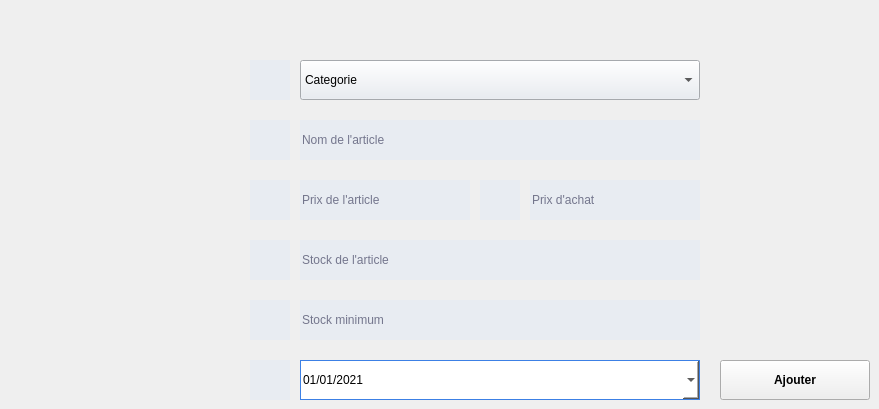
   <widget class="QWidget" name="tab_5">
    <attribute name="title">
     <string>Ajouter (sans code bar)</string>
    </attribute>
    <widget class="QLineEdit" name="newProdPrice">
     <property name="geometry">
      <rect>
       <x>300</x>
       <y>180</y>
       <width>170</width>
       <height>40</height>
      </rect>
     </property>
     <property name="font">
      <font>
       <family>Segoe UI</family>
       <weight>50</weight>
       <bold>false</bold>
      </font>
     </property>
     <property name="styleSheet">
      <string notr="true">background-color:#e8ecf2;color:#000028; border:0px solid #3c80e5 ;
border: 0px </string>
     </property>
     <property name="text">
      <string/>
     </property>
     <property name="placeholderText">
      <string>Prix de l'article</string>
     </property>
    </widget>
    <widget class="QLineEdit" name="newProdStock">
     <property name="geometry">
      <rect>
       <x>300</x>
       <y>240</y>
       <width>400</width>
       <height>40</height>
      </rect>
     </property>
     <property name="font">
      <font>
       <family>Segoe UI</family>
       <weight>50</weight>
       <bold>false</bold>
      </font>
     </property>
     <property name="styleSheet">
      <string notr="true">background-color:#e8ecf2;color:#000028; border:0px solid #3c80e5 ;
border: 0px </string>
     </property>
     <property name="text">
      <string/>
     </property>
     <property name="placeholderText">
      <string>Stock de l'article</string>
     </property>
    </widget>
    <widget class="QLineEdit" name="newProdName">
     <property name="geometry">
      <rect>
       <x>300</x>
       <y>120</y>
       <width>400</width>
       <height>40</height>
      </rect>
     </property>
     <property name="font">
      <font>
       <family>Segoe UI</family>
       <weight>50</weight>
       <bold>false</bold>
      </font>
     </property>
     <property name="styleSheet">
      <string notr="true">background-color:#e8ecf2;color:#000028; border:0px solid #3c80e5 ;
border: 0px </string>
     </property>
     <property name="text">
      <string/>
     </property>
     <property name="placeholderText">
      <string>Nom de l'article</string>
     </property>
    </widget>
    <widget class="QDateEdit" name="newProdDate">
     <property name="geometry">
      <rect>
       <x>300</x>
       <y>360</y>
       <width>400</width>
       <height>40</height>
      </rect>
     </property>
     <property name="font">
      <font>
       <family>Segoe UI</family>
       <weight>50</weight>
       <bold>false</bold>
      </font>
     </property>
     <property name="styleSheet">
      <string notr="true">background-color:white; border:1px solid #3c80e5 ;</string>
     </property>
     <property name="minimumDateTime">
      <datetime>
       <hour>0</hour>
       <minute>0</minute>
       <second>0</second>
       <year>2020</year>
       <month>9</month>
       <day>14</day>
      </datetime>
     </property>
     <property name="displayFormat">
      <string>dd/MM/yyyy</string>
     </property>
     <property name="calendarPopup">
      <bool>true</bool>
     </property>
     <property name="date">
      <date>
       <year>2021</year>
       <month>1</month>
       <day>1</day>
      </date>
     </property>
    </widget>
    <widget class="QComboBox" name="addCatName">
     <property name="geometry">
      <rect>
       <x>300</x>
       <y>60</y>
       <width>400</width>
       <height>40</height>
      </rect>
     </property>
     <property name="font">
      <font>
       <family>Segoe UI</family>
       <weight>50</weight>
       <bold>false</bold>
      </font>
     </property>
     <property name="styleSheet">
      <string notr="true">background-color:#e8ecf2;</string>
     </property>
     <item>
      <property name="text">
       <string>Categorie</string>
      </property>
     </item>
    </widget>
    <widget class="QLineEdit" name="newProdStockMin">
     <property name="geometry">
      <rect>
       <x>300</x>
       <y>300</y>
       <width>400</width>
       <height>40</height>
      </rect>
     </property>
     <property name="font">
      <font>
       <family>Segoe UI</family>
       <weight>50</weight>
       <bold>false</bold>
      </font>
     </property>
     <property name="styleSheet">
      <string notr="true">background-color:#e8ecf2;color:#000028; border:0px solid #3c80e5 ;
border: 0px </string>
     </property>
     <property name="text">
      <string/>
     </property>
     <property name="placeholderText">
      <string>Stock minimum</string>
     </property>
    </widget>
    <widget class="QPushButton" name="addProd">
     <property name="geometry">
      <rect>
       <x>720</x>
       <y>360</y>
       <width>150</width>
       <height>40</height>
      </rect>
     </property>
     <property name="font">
      <font>
       <family>Segoe UI</family>
       <weight>75</weight>
       <bold>true</bold>
      </font>
     </property>
     <property name="toolTip">
      <string/>
     </property>
     <property name="statusTip">
      <string/>
     </property>
     <property name="styleSheet">
      <string notr="true">QPushButton{background-color:#17afd3; color : white; border: 0px solid #000028 ;  text-align:center;}
QPushButton:hover{background-color:white;color:#17afd3;border: 0px solid #ecf0f5}
QPushButton:focus{background-color:#78d700;color:white};</string>
     </property>
     <property name="text">
      <string>Ajouter</string>
     </property>
     <property name="icon">
      <iconset>
       <normaloff>../../IMAGES/Icons/add.png</normaloff>../../IMAGES/Icons/add.png</iconset>
     </property>
     <property name="shortcut">
      <string>Return</string>
     </property>
    </widget>
    <widget class="QPushButton" name="pushButton_9">
     <property name="geometry">
      <rect>
       <x>250</x>
       <y>180</y>
       <width>40</width>
       <height>40</height>
      </rect>
     </property>
     <property name="focusPolicy">
      <enum>Qt::NoFocus</enum>
     </property>
     <property name="styleSheet">
      <string notr="true">background-color:#e8ecf2; color : #a4a5a7; border: 0px solid #000028 ;  text-align:center;</string>
     </property>
     <property name="text">
      <string/>
     </property>
     <property name="icon">
      <iconset>
       <normaloff>../../IMAGES/Icons/price.png</normaloff>../../IMAGES/Icons/price.png</iconset>
     </property>
    </widget>
    <widget class="QPushButton" name="pushButton_10">
     <property name="geometry">
      <rect>
       <x>250</x>
       <y>360</y>
       <width>40</width>
       <height>40</height>
      </rect>
     </property>
     <property name="focusPolicy">
      <enum>Qt::NoFocus</enum>
     </property>
     <property name="styleSheet">
      <string notr="true">background-color:#e8ecf2; color : #a4a5a7; border: 0px solid #000028 ;  text-align:center;</string>
     </property>
     <property name="text">
      <string/>
     </property>
     <property name="icon">
      <iconset>
       <normaloff>../../IMAGES/Icons/date.png</normaloff>../../IMAGES/Icons/date.png</iconset>
     </property>
    </widget>
    <widget class="QPushButton" name="pushButton_11">
     <property name="geometry">
      <rect>
       <x>250</x>
       <y>60</y>
       <width>40</width>
       <height>40</height>
      </rect>
     </property>
     <property name="focusPolicy">
      <enum>Qt::NoFocus</enum>
     </property>
     <property name="styleSheet">
      <string notr="true">background-color:#e8ecf2; color : #a4a5a7; border: 0px solid #000028 ;  text-align:center;</string>
     </property>
     <property name="text">
      <string/>
     </property>
     <property name="icon">
      <iconset>
       <normaloff>../../IMAGES/Icons/menu.png</normaloff>../../IMAGES/Icons/menu.png</iconset>
     </property>
    </widget>
    <widget class="QPushButton" name="pushButton_13">
     <property name="geometry">
      <rect>
       <x>250</x>
       <y>300</y>
       <width>40</width>
       <height>40</height>
      </rect>
     </property>
     <property name="focusPolicy">
      <enum>Qt::NoFocus</enum>
     </property>
     <property name="styleSheet">
      <string notr="true">background-color:#e8ecf2; color : #a4a5a7; border: 0px solid #000028 ;  text-align:center;</string>
     </property>
     <property name="text">
      <string/>
     </property>
     <property name="icon">
      <iconset>
       <normaloff>../../IMAGES/Icons/stock_min.png</normaloff>../../IMAGES/Icons/stock_min.png</iconset>
     </property>
    </widget>
    <widget class="QPushButton" name="pushButton_14">
     <property name="geometry">
      <rect>
       <x>250</x>
       <y>120</y>
       <width>40</width>
       <height>40</height>
      </rect>
     </property>
     <property name="focusPolicy">
      <enum>Qt::NoFocus</enum>
     </property>
     <property name="styleSheet">
      <string notr="true">background-color:#e8ecf2; color : #a4a5a7; border: 0px solid #000028 ;  text-align:center;</string>
     </property>
     <property name="text">
      <string/>
     </property>
     <property name="icon">
      <iconset>
       <normaloff>../../IMAGES/Icons/product.png</normaloff>../../IMAGES/Icons/product.png</iconset>
     </property>
    </widget>
    <widget class="QPushButton" name="pushButton_15">
     <property name="geometry">
      <rect>
       <x>250</x>
       <y>240</y>
       <width>40</width>
       <height>40</height>
      </rect>
     </property>
     <property name="focusPolicy">
      <enum>Qt::NoFocus</enum>
     </property>
     <property name="styleSheet">
      <string notr="true">background-color:#e8ecf2; color : #a4a5a7; border: 0px solid #000028 ;  text-align:center;</string>
     </property>
     <property name="text">
      <string/>
     </property>
     <property name="icon">
      <iconset>
       <normaloff>../../IMAGES/Icons/stock.png</normaloff>../../IMAGES/Icons/stock.png</iconset>
     </property>
    </widget>
    <widget class="QPushButton" name="pushButton_22">
     <property name="geometry">
      <rect>
       <x>480</x>
       <y>180</y>
       <width>40</width>
       <height>40</height>
      </rect>
     </property>
     <property name="focusPolicy">
      <enum>Qt::NoFocus</enum>
     </property>
     <property name="styleSheet">
      <string notr="true">background-color:#e8ecf2; color : #a4a5a7; border: 0px solid #000028 ;  text-align:center;</string>
     </property>
     <property name="text">
      <string/>
     </property>
     <property name="icon">
      <iconset>
       <normaloff>../../IMAGES/Icons/price.png</normaloff>../../IMAGES/Icons/price.png</iconset>
     </property>
    </widget>
    <widget class="QLineEdit" name="newPrice_buy">
     <property name="geometry">
      <rect>
       <x>530</x>
       <y>180</y>
       <width>170</width>
       <height>40</height>
      </rect>
     </property>
     <property name="font">
      <font>
       <family>Segoe UI</family>
       <weight>50</weight>
       <bold>false</bold>
      </font>
     </property>
     <property name="styleSheet">
      <string notr="true">background-color:#e8ecf2;color:#000028; border:0px solid #3c80e5 ;
border: 0px solid  #808080;</string>
     </property>
     <property name="text">
      <string/>
     </property>
     <property name="placeholderText">
      <string>Prix d'achat</string>
     </property>
    </widget>
   </widget>
